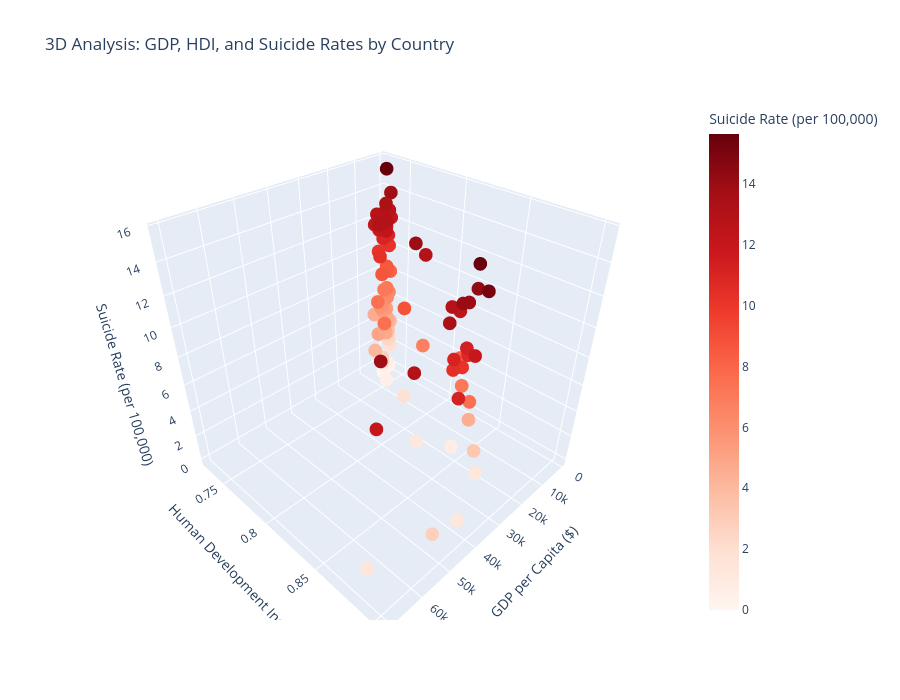

Notebook code for this chart:
### Markdown cell above
## 4. Economic Factor Analysis

Investigating the relationship between economic indicators and suicide rates.

### Code cell
# 3D Economic Factors Analysis
economic_data = df_clean.groupby('country').agg({
    'suicide_rate': 'mean',
    'gdp_per_capita ($)': 'mean',
    'HDI for year': 'mean'
}).reset_index()

fig = px.scatter_3d(economic_data, x='gdp_per_capita ($)', y='HDI for year', z='suicide_rate',
                    hover_name='country', 
                    title='3D Analysis: GDP, HDI, and Suicide Rates by Country',
                    labels={
                        'gdp_per_capita ($)': 'GDP per Capita ($)',
                        'HDI for year': 'Human Development Index',
                        'suicide_rate': 'Suicide Rate (per 100,000)'
                    },
                    color='suicide_rate',
                    color_continuous_scale='Reds')
fig.update_layout(height=700)
fig.show()

print("📊 Economic Correlation Insights:")
print("• Complex relationship between economic indicators and suicide rates")
print("• High GDP doesn't always correlate with low suicide rates")
print("• HDI appears to show more nuanced relationship with mental health outcomes")
print("• Some wealthy nations show surprisingly high suicide rates, suggesting other factors at play")

### Figure 1 — Plotly figure (JSON) as saved in the notebook; plotly's stock layout.template omitted (floating-point values rounded to 4 significant figures)
{"data": [{"hovertemplate": "<b>%{hovertext}</b><br><br>GDP per Capita ($)=%{x}<br>Human Development Index=%{y}<br>Suicide Rate (per 100,000)=%{marker.color}<extra></extra>", "hovertext": ["Albania", "Antigua and Barbuda", "Argentina", "Armenia", "Aruba", "Australia", "Austria", "Azerbaijan", "Bahamas", "Bahrain", "Barbados", "Belarus", "Belgium", "Belize", "Bosnia and Herzegovina", "Brazil", "Bulgaria", "Cabo Verde", "Canada", "Chile", "Colombia", "Costa Rica", "Croatia", "Cuba", "Cyprus", "Czech Republic", "Denmark", "Dominica", "Ecuador", "El Salvador", "Estonia", "Fiji", "Finland", "France", "Georgia", "Germany", "Greece", "Grenada", "Guatemala", "Guyana", "Hungary", "Iceland", "Ireland", "Israel", "Italy", "Jamaica", "Japan", "Kazakhstan", "Kiribati", "Kuwait", "Kyrgyzstan", "Latvia", "Lithuania", "Luxembourg", "Macau", "Maldives", "Malta", "Mauritius", "Mexico", "Mongolia", "Montenegro", "Netherlands", "New Zealand", "Nicaragua", "Norway", "Oman", "Panama", "Paraguay", "Philippines", "Poland", "Portugal", "Puerto Rico", "Qatar", "Republic of Korea", "Romania", "Russian Federation", "Saint Kitts and Nevis", "Saint Lucia", "Saint Vincent and Grenadines", "San Marino", "Serbia", "Seychelles", "Singapore", "Slovakia", "Slovenia", "South Africa", "Spain", "Sri Lanka", "Suriname", "Sweden", "Switzerland", "Thailand", "Trinidad and Tobago", "Turkey", "Turkmenistan", "Ukraine", "United Arab Emirates", "United Kingdom", "United States", "Uruguay", "Uzbekistan"], "legendgroup": "", "marker": {"color": [3.503, 0.5529, 8.71, 3.276, 4.545, 12.83, 13.89, 1.856, 1.247, 1.854, 2.78, 11.23, 15.6, 4.768, 4.617, 5.846, 11.72, 8.497, 12.47, 10.21, 5.402, 7.094, 12.95, 12.86, 3.293, 12.98, 11.23, 0.0, 6.305, 10.26, 13.02, 4.306, 14.04, 14.29, 4.229, 11.32, 4.065, 1.427, 3.185, 12.66, 12.28, 11.12, 10.78, 8.25, 7.194, 0.5218, 15.09, 11.59, 3.987, 1.186, 12.09, 12.01, 12.17, 12.1, 6.739, 0.5179, 4.937, 11.01, 4.708, 15.64, 4.237, 10.23, 13.94, 6.567, 12.94, 0.7357, 5.814, 4.217, 2.421, 12.88, 7.51, 8.832, 1.424, 12.97, 12.32, 11.73, 0.0, 5.42, 3.589, 2.81, 12.07, 4.713, 10.45, 10.39, 13.04, 0.9645, 7.511, 13.82, 13.32, 13.42, 13.87, 7.074, 12.23, 2.371, 8.605, 10.9, 1.318, 7.502, 11.98, 11.95, 8.099], "coloraxis": "coloraxis", "symbol": "circle"}, "mode": "markers", "name": "", "scene": "scene", "showlegend": false, "type": "scatter3d", "x": [1859.0, 10450.0, 8008.0, 1874.0, 24360.0, 32860.0, 35370.0, 1005.0, 25840.0, 18040.0, 12260.0, 3367.0, 32250.0, 3996.0, 5078.0, 6091.0, 3721.0, 4124.0, 30890.0, 7471.0, 3709.0, 5150.0, 10430.0, 4427.0, 27670.0, 12570.0, 49650.0, 1485.0, 3286.0, 2561.0, 12170.0, 3907.0, 37550.0, 32060.0, 1893.0, 35160.0, 17020.0, 6209.0, 2264.0, 1515.0, 9757.0, 39450.0, 34230.0, 23250.0, 26890.0, 3301.0, 36770.0, 5565.0, 881.7, 27820.0, 734.9, 9163.0, 9393.0, 70410.0, 18080.0, 5103.0, 14010.0, 5546.0, 7138.0, 4145.0, 3970.0, 35970.0, 22340.0, 2029.0, 57320.0, 20740.0, 6627.0, 2366.0, 1540.0, 8086.0, 14170.0, 18620.0, 67770.0, 13730.0, 4809.0, 6804.0, 5525.0, 5834.0, 4952.0, 53960.0, 4547.0, 10660.0, 39190.0, 10790.0, 19040.0, 5590.0, 21340.0, 935.8, 3971.0, 41800.0, 63170.0, 3572.0, 9004.0, 12130.0, 2618.0, 1889.0, 42160.0, 31910.0, 39730.0, 7554.0, 976.2], "y": [0.7365, 0.756, 0.745, 0.7365, 0.866, 0.8625, 0.8782, 0.7365, 0.8785, 0.7935, 0.756, 0.7365, 0.8773, 0.74, 0.7285, 0.74, 0.739, 0.74, 0.8645, 0.74, 0.739, 0.74, 0.756, 0.7395, 0.8782, 0.756, 0.903, 0.7365, 0.739, 0.739, 0.756, 0.74, 0.8785, 0.8772, 0.7365, 0.879, 0.76, 0.74, 0.7377, 0.7365, 0.753, 0.879, 0.8785, 0.853, 0.8628, 0.7395, 0.892, 0.7377, 0.7365, 0.829, 0.7365, 0.745, 0.753, 0.8985, 0.8105, 0.74, 0.756, 0.74, 0.745, 0.74, 0.7395, 0.8785, 0.8105, 0.7377, 0.8905, 0.8467, 0.74, 0.7377, 0.7365, 0.74, 0.756, 0.7935, 0.883, 0.7562, 0.7377, 0.7395, 0.74, 0.74, 0.74, 0.901, 0.74, 0.756, 0.8785, 0.75, 0.8118, 0.74, 0.781, 0.7365, 0.739, 0.879, 0.883, 0.739, 0.74, 0.756, 0.7365, 0.7365, 0.8962, 0.8785, 0.893, 0.745, 0.7365], "z": [3.503, 0.5529, 8.71, 3.276, 4.545, 12.83, 13.89, 1.856, 1.247, 1.854, 2.78, 11.23, 15.6, 4.768, 4.617, 5.846, 11.72, 8.497, 12.47, 10.21, 5.402, 7.094, 12.95, 12.86, 3.293, 12.98, 11.23, 0.0, 6.305, 10.26, 13.02, 4.306, 14.04, 14.29, 4.229, 11.32, 4.065, 1.427, 3.185, 12.66, 12.28, 11.12, 10.78, 8.25, 7.194, 0.5218, 15.09, 11.59, 3.987, 1.186, 12.09, 12.01, 12.17, 12.1, 6.739, 0.5179, 4.937, 11.01, 4.708, 15.64, 4.237, 10.23, 13.94, 6.567, 12.94, 0.7357, 5.814, 4.217, 2.421, 12.88, 7.51, 8.832, 1.424, 12.97, 12.32, 11.73, 0.0, 5.42, 3.589, 2.81, 12.07, 4.713, 10.45, 10.39, 13.04, 0.9645, 7.511, 13.82, 13.32, 13.42, 13.87, 7.074, 12.23, 2.371, 8.605, 10.9, 1.318, 7.502, 11.98, 11.95, 8.099]}], "layout": {"coloraxis": {"colorbar": {"title": {"text": "Suicide Rate (per 100,000)"}}, "colorscale": [[0, "rgb(255,245,240)"], [0.125, "rgb(254,224,210)"], [0.25, "rgb(252,187,161)"], [0.375, "rgb(252,146,114)"], [0.5, "rgb(251,106,74)"], [0.625, "rgb(239,59,44)"], [0.75, "rgb(203,24,29)"], [0.875, "rgb(165,15,21)"], [1, "rgb(103,0,13)"]]}, "height": 700, "legend": {"tracegroupgap": 0}, "scene": {"domain": {"x": [0, 1], "y": [0, 1]}, "xaxis": {"title": {"text": "GDP per Capita ($)"}}, "yaxis": {"title": {"text": "Human Development Index"}}, "zaxis": {"title": {"text": "Suicide Rate (per 100,000)"}}}, "title": {"text": "3D Analysis: GDP, HDI, and Suicide Rates by Country"}}}
